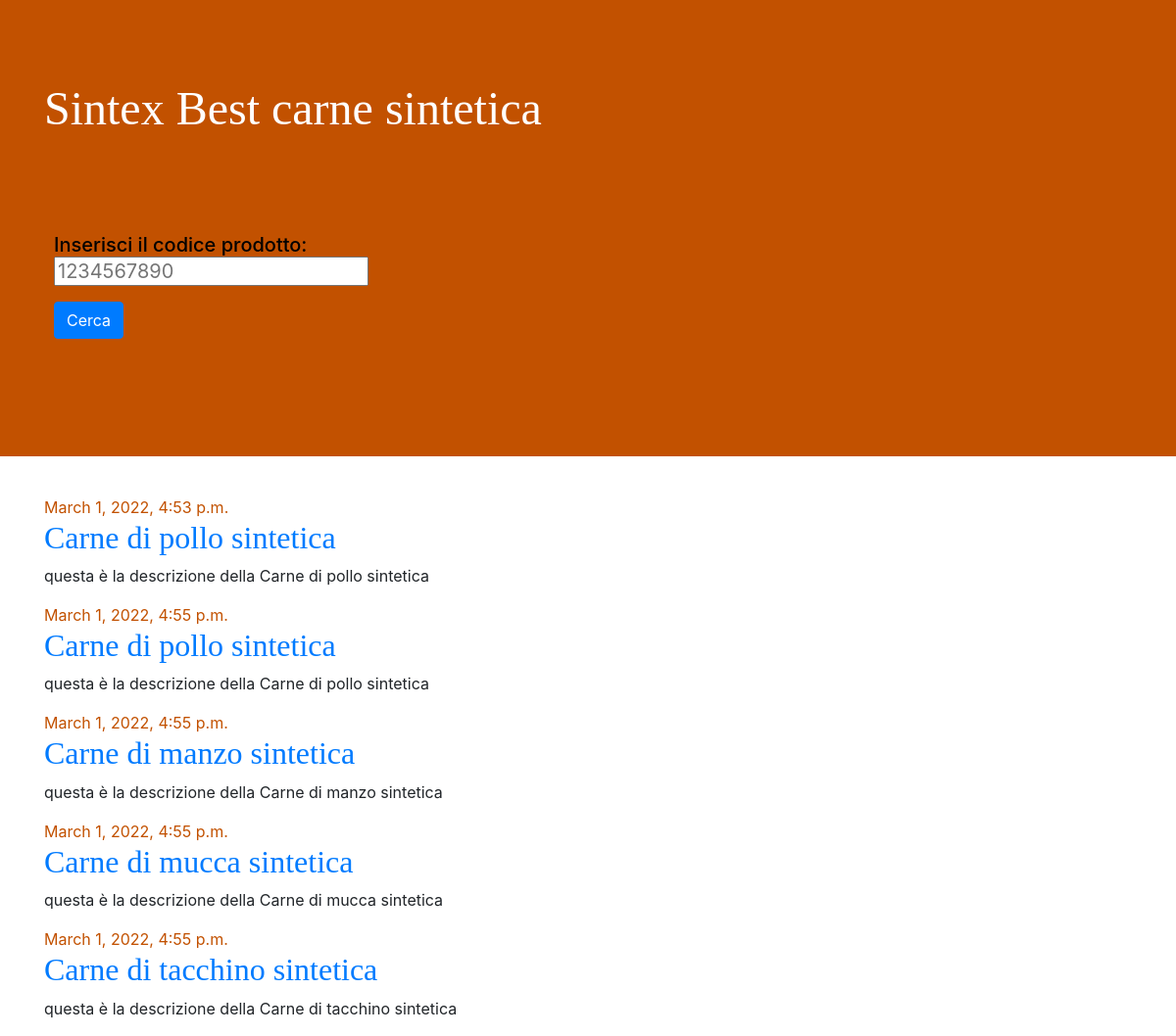
The page / on the database its author committed.
### startup/models.py (models this page shows, shortened)
class Product(models.Model):
    name = models.CharField(max_length=200)
    description = models.TextField()
    code = models.CharField(max_length=10)
    creation_date = models.DateTimeField(default=timezone.now)
    transactionid = models.TextField(default="")

### startup/views.py (the view, shortened to what this page needs)
# urls.py: 2. Add a URL to urlpatterns:  path('', views.home, name='home')
def home(request):
    alert = False
    products = Product.objects.all()
    return render(
        request, "startup/product_list.html", {"products": products, "alert": alert}
    )

### startup/templates/startup/product_list.html (shortened to what this page needs)
{% extends 'startup/base.html' %}
{% block content %}
    {% for product in products %}
        <article class="product">
            <time class="date">
                {{ product.creation_date }}
            </time>
            <h2><a href="{% url 'product_detail' pk=product.pk %}">{{ product.name }}</a></h2>
            <p>{{ product.description|linebreaksbr }}</p>
        </article>
    {% endfor %}
{% endblock %}

### startup/templates/startup/base.html (shortened to what this page needs)
{% load static %}
<!DOCTYPE html>
<html>
    <head>
        <link rel="stylesheet" href="https://cdn.jsdelivr.net/npm/bootstrap@4.5.3/dist/css/bootstrap.min.css">
        <link rel="stylesheet" href="{% static 'css/blog.css' %}">
    </head>
    <body>
        <header class="page-header">
            <div class="container">
                <br><br><br><h1><a href="/">Sintex Best carne sintetica</a></h1>
            </div>
        </header>
        <div class="search">
            <div class="container">
                <form method="GET" action = "send_data/">
                    <h5><label for="fname" style="color:black">Inserisci il codice prodotto:
                    <div class = "form-group">
                        <input type="text" name = "code" placeholder="1234567890">
                    </div>
                    <input class="btn btn-primary" type="submit" value="Cerca">
                    <br><br>
                </form>
            </div>
        </div>
        <main class="container">
            <div class="row">
                <div class="col">
                {% block content %}
                {% endblock %}
                </div>
            </div>
        </main>
    </body>
</html>

### startup/static/css/blog.css (style rules this page uses)
.page-header { background-color: #C25100; margin-top: 0; margin-bottom: 0; padding: 10px 10px 10px 10px; }
.page-header h1, .page-header h1 a, .page-header h1 a:visited, .page-header h1 a:active { color: #ffffff; font-size: 36pt; text-decoration: none; }
h1, h2 { font-family: 'Rowdies', cursive; }
, h3, h4 { font-family: 'Lobster', cursive; }
.date { color: #C25100; }
.search { background-color: #C25100; margin-top: 0; margin-bottom: 40px; padding: 80px 20px 80px 40px; }

### rows shown on the page
Product: creation_date "March 1, 2022, 4:53 p.m.", name "Carne di pollo sintetica", description "questa è la descrizione della Carne di pollo sintetica"
Product: creation_date "March 1, 2022, 4:55 p.m.", name "Carne di pollo sintetica", description "questa è la descrizione della Carne di pollo sintetica"
Product: creation_date "March 1, 2022, 4:55 p.m.", name "Carne di manzo sintetica", description "questa è la descrizione della Carne di manzo sintetica"
Product: creation_date "March 1, 2022, 4:55 p.m.", name "Carne di mucca sintetica", description "questa è la descrizione della Carne di mucca sintetica"
Product: creation_date "March 1, 2022, 4:55 p.m.", name "Carne di tacchino sintetica", description "questa è la descrizione della Carne di tacchino sintetica"
